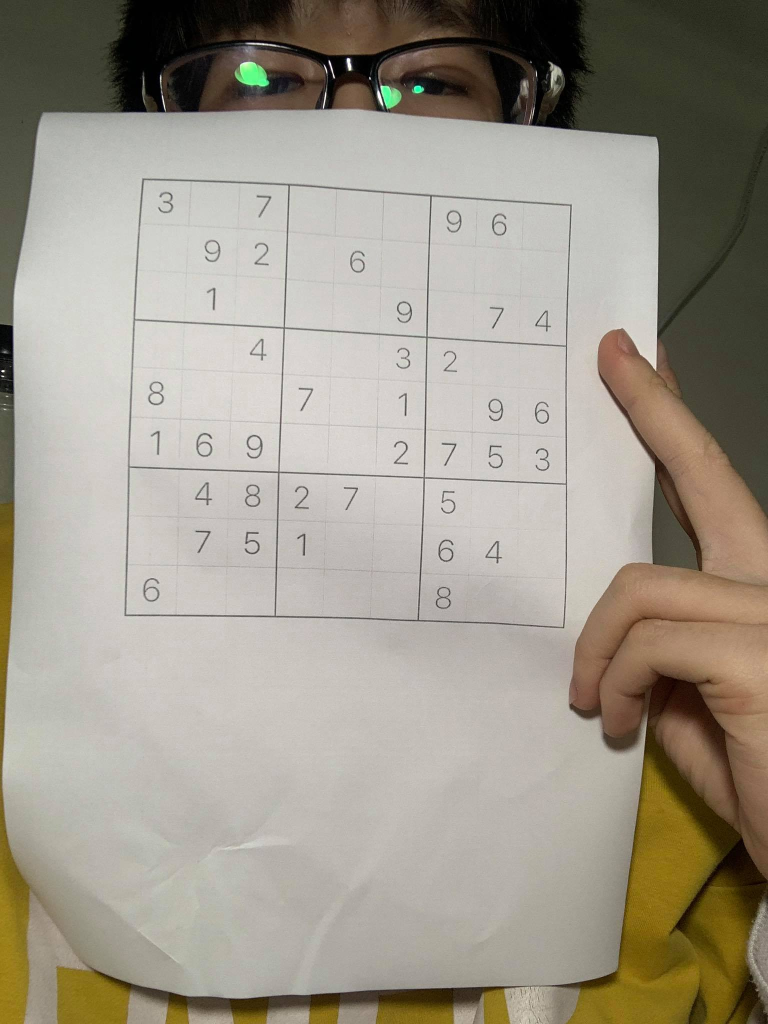
#> input picture Project/Sudoku/webcam3.jpg, 1536 x 2048 px (shown at 1/2 size)
$ jupyter execute --allow-errors Sudoku.ipynb   (shell and % lines are left out)
#> lines starting #> are read from the running program, lines starting #| are printed output that depends on the picture; after the words box and inside, x2 and y2 are one past the last pixel; in counts of white or black regions, pixels touching at a corner belong together
[cell 1]
import numpy as np
import matplotlib.pyplot as plt
import cv2 as cv

from tensorflow.keras.models import load_model
from tensorflow.keras.preprocessing.image import img_to_array

import tensorflow as tf
from PIL import Image

import imutils
from imutils.perspective import four_point_transform
from skimage.segmentation import clear_border

[cell 2]
# Rotation: Xoay
import cv2 as cv
# [10 lines left out: function rotate, not called in this run]

[cell 3]
img = cv.imread('webcam3.jpg')
#> img is the input picture: shape (2048, 1536, 3); mean B, G, R 140, 152.5, 158.9
img = cv.resize(img,(650, 650))
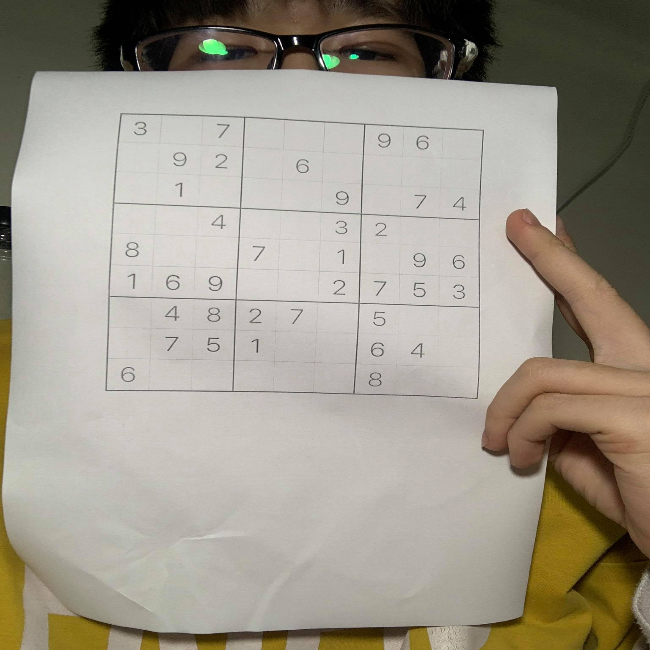
#> img: shape (650, 650, 3); mean B, G, R 139.9, 152.4, 158.8
plt.imshow(img, cmap= 'gray')

[cell 4]
def get_puzzle(img):
    gray = cv.cvtColor(img, cv.COLOR_BGR2GRAY)
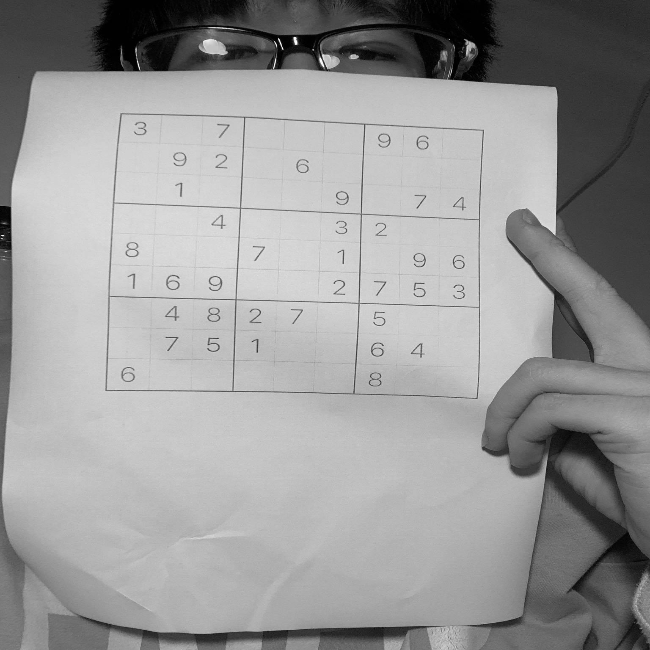
#> gray: shape (650, 650); min 0, max 254, mean 152.9
    blurred = cv.GaussianBlur(gray, (3, 3), cv.BORDER_DEFAULT)
#     thresh = cv.adaptiveThreshold(blurred, 255, cv.ADAPTIVE_THRESH_GAUSSIAN_C, 1, 11, 2)
    thresh = cv.adaptiveThreshold(blurred, 255, cv.ADAPTIVE_THRESH_GAUSSIAN_C, cv.THRESH_BINARY, 11, 2)
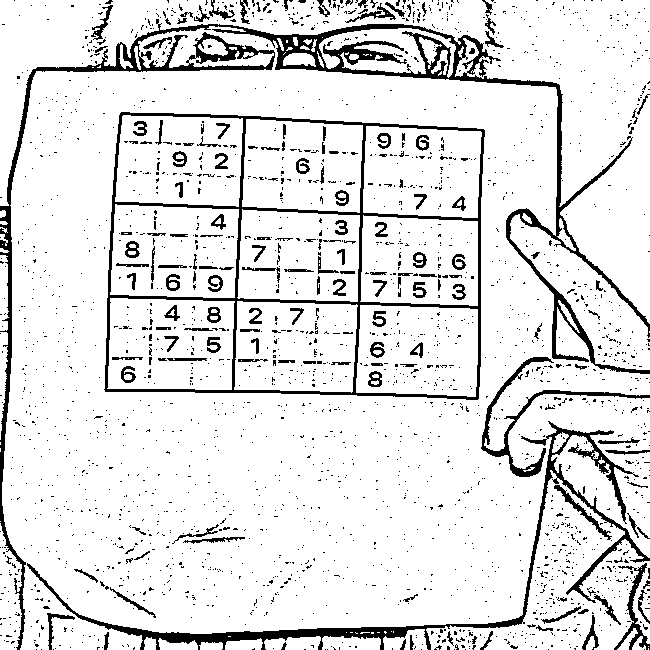
#> thresh: shape (650, 650); 88.7% white; 2352 black regions (2191 under 20 px), largest, box (x1, y1, x2, y2) and area: (0, 19, 650, 650) 13897, (104, 112, 485, 400) 7623, (27, 421, 650, 650) 6610
    thresh = cv.bitwise_not(thresh)
#> thresh: shape (650, 650); 11.3% white; 2352 white regions (2191 under 20 px)

    cnts = cv.findContours(thresh.copy(), cv.RETR_EXTERNAL, cv.CHAIN_APPROX_SIMPLE)
#> cnts = 1744 contours, 1704 with area under 20; largest, box (x1, y1, x2, y2) and area: (104, 112, 485, 400) 101516, (0, 19, 650, 650) 17940, (27, 421, 650, 650) 5558, (481, 357, 650, 477) 1344, (614, 563, 650, 650) 506
    cnts = imutils.grab_contours(cnts)
    cnts = sorted(cnts, key=cv.contourArea, reverse=True)
    # initialize a contour that corresponds to the puzzle outline
    puzzleCnt = None
    # loop over the contours
    for c in cnts:
        # approximate the contour
        peri = cv.arcLength(c, True)
        approx = cv.approxPolyDP(c, 0.02 * peri, True)
        # if our approximated contour has four points, then we can
        # assume we have found the outline of the puzzle
        if len(approx) == 4:
            puzzleCnt = approx
            break
#> this loop made 1 pass
#> (peri, puzzleCnt) on pass 1: (1305, [[120, 113], [105, 391], [478, 398], [483, 129]])

#     puzzle = four_point_transform(img, puzzleCnt.reshape(4, 2))
    warped = four_point_transform(gray, puzzleCnt.reshape(4, 2))
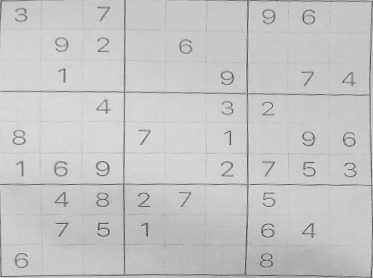
#> warped: shape (278, 373); min 67, max 224, mean 197.6

    return (puzzleCnt, warped)

[cell 5]
puzzleCnt, warped = get_puzzle(img)
#> puzzleCnt = [[120, 113], [105, 391], [478, 398], [483, 129]]
plt.imshow(warped, cmap= 'gray')

#> (a cell that did not finish here is left out)

[cell 7]
def prediction(image, new_model):
    classes = np.argmax(new_model.predict(image), axis= -1)
    return classes[0]

[cell 8]
# [18 lines left out: function getCellPositions, not called in this run]

[cell 9]
# [28 lines left out: function extract_digit, not called in this run]

[cell 10]
# [16 lines left out: function predictDigit, not called in this run]

[cell 11]
# [10 lines left out: function extractSudokuDigits, not called in this run]

#> (a cell that did not finish here is left out)

[cell 13]
plt.imshow(warped, cmap= 'gray')

[cell 14]
grid = ''
#> (the rest of this cell did not finish here and is left out)

## Solve Sudoku

cách giải: [link](http://norvig.com/sudoku.html)

[cell 15]
def cross(A, B):
    return [a+b for a in A for b in B]

[cell 16]
digits   = '123456789'
rows     = 'ABCDEFGHI'
cols     = digits

# Ô đơn vị 1x1: 81 ô
squares = cross(rows, cols)
# Hàng, cột, ô 3x3: 27
unitlist = ([cross(rows, c) for c in cols] + [cross(r, cols) for r in rows] +
            [cross(rs, cs) for rs in ('ABC','DEF','GHI') for cs in ('123','456','789')])
# Các nhóm mà 1 ô thuộc vào, mỗi ô thuộc 3 nhóm (ngang, dọc, ô 3x3)
units = dict((s, [u for u in unitlist if s in u]) for s in squares)
# Các ô liên quan đến ô đang xét
peers = dict((s, set(sum(units[s],[]))-set([s])) for s in squares)

[cell 17]
# [32 lines left out: functions eliminate, assign, not called in this run]

[cell 18]
def grid_values(grid):
    "Convert grid into a dict of {square: char} with '0' or '.' for empties."
    chars = [c for c in grid if c in digits or c in '0.']
    assert len(chars) == 81
    return dict(zip(squares, chars))

def parse_grid(grid):
    """Convert grid to a dict of possible values, {square: digits}, or
    return False if a contradiction is detected."""
#> called with grid = ''
    ## To start, every square can be any digit; then assign values from the grid.
    values = dict((s, digits) for s in squares)
    for s,d in grid_values(grid).items():
        if d in digits and not assign(values, s, d):
            return False ## (Fail if we can't assign d to square s.)
    return values

$ run again, with Project/Sudoku/webcam2.jpg copied over Project/Sudoku/webcam3.jpg
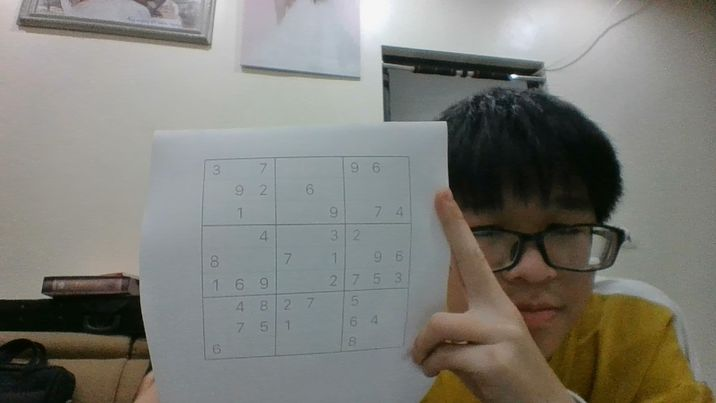
#> input picture Project/Sudoku/webcam2.jpg, 716 x 403 px
#> img is the input picture: shape (403, 716, 3); mean B, G, R 119.5, 125.6, 126.1
#> img: shape (650, 650, 3)
#> in get_puzzle, `thresh = cv.adaptiveThreshold(blurred, 255, cv.ADAPTIVE_THRESH_GAUSSIA..`:
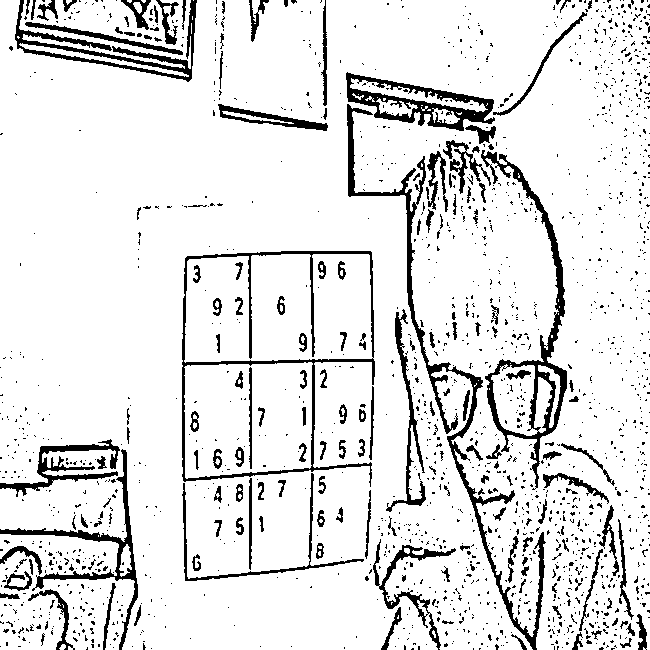
#> thresh: shape (650, 650); 89% white; 1744 black regions (1572 under 20 px), largest, box (x1, y1, x2, y2) and area: (347, 104, 546, 650) 4877, (481, 150, 567, 490) 3914, (182, 251, 375, 487) 3475
#> cnts = 1653 contours, 1559 with area under 20; largest, box (x1, y1, x2, y2) and area: (182, 251, 375, 487) 35680, (481, 150, 567, 490) 6767, (346, 72, 495, 131) 4478, (347, 104, 546, 650) 3800, (15, 0, 197, 82) 2884
#> the loop in get_puzzle, `for c in cnts:` made 4 passes
#> (peri, puzzleCnt) on pass 4: (2489.3, [[347, 104], [536, 649], [424, 156], [355, 193]])
#> in get_puzzle, `warped = four_point_transform(gray, puzzleCnt.reshape(4, 2))`:
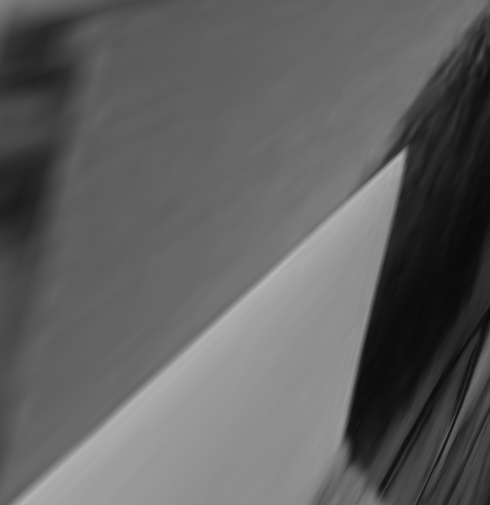
#> warped: shape (505, 490); min 8, max 182, mean 96
#> `puzzleCnt, warped = get_puzzle(img)`: puzzleCnt = [[347, 104], [536, 649], [424, 156], [355, 193]]
